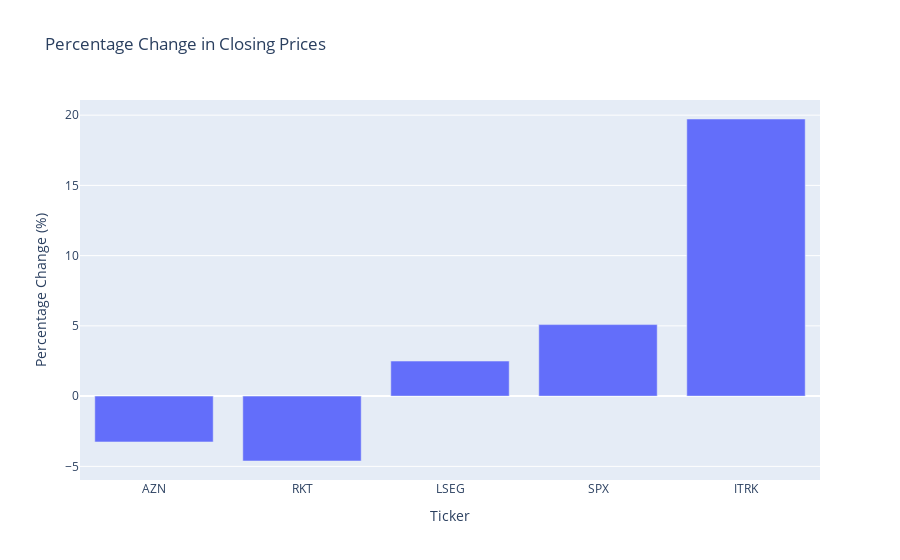

Notebook code for this chart:
### Markdown cell above
# Comparative Analysis

### Code cell
percentage_change = ((filtered_data.iloc[-1] - filtered_data.iloc[0]) / filtered_data.iloc[0]) * 100
fig = px.bar(
    percentage_change,
    x=percentage_change.index,
    y=percentage_change.values,
    labels={'y': 'Percentage Change (%)', 'x': 'Ticker'},
    title='Percentage Change in Closing Prices'
    )
fig.show()

### Figure 1 — Plotly figure (JSON) as saved in the notebook; plotly's stock layout.template omitted (floating-point values rounded to 4 significant figures)
{"data": [{"alignmentgroup": "True", "hovertemplate": "Ticker=%{x}<br>Percentage Change (%)=%{y}<extra></extra>", "legendgroup": "", "marker": {"color": "#636efa", "pattern": {"shape": ""}}, "name": "", "offsetgroup": "", "orientation": "v", "showlegend": false, "textposition": "auto", "type": "bar", "x": ["AZN", "RKT", "LSEG", "SPX", "ITRK"], "xaxis": "x", "y": [-3.263, -4.619, 2.495, 5.091, 19.73], "yaxis": "y"}], "layout": {"autosize": true, "barmode": "relative", "legend": {"tracegroupgap": 0}, "title": {"text": "Percentage Change in Closing Prices"}, "xaxis": {"anchor": "y", "autorange": true, "domain": [0, 1], "range": [-0.5, 4.5], "title": {"text": "Ticker"}, "type": "category"}, "yaxis": {"anchor": "x", "autorange": true, "domain": [0, 1], "range": [-5.971, 21.08], "title": {"text": "Percentage Change (%)"}, "type": "linear"}}}
